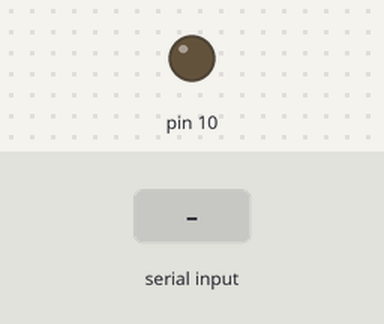
Bench run of a sketch on a simulated Arduino Uno, built with avr-gcc and run on an emulated ATmega328P. Shown: output pins drawn as LEDs (lit = HIGH). Inputs (shaded band) come from the test bench.

Above: at 1.2 s.
1.3 s: "1" received over Serial
At 2.1 s:
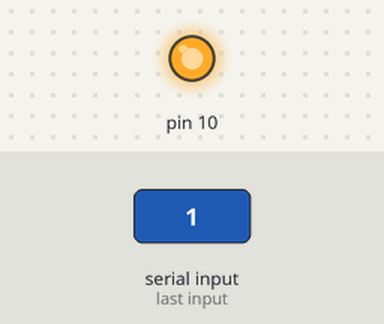
2.8 s: "0" received over Serial
At 3.2 s:
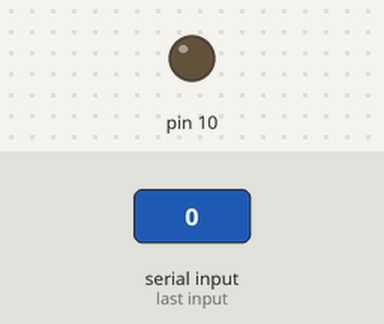
Timing chart, 0 to 5.8 s (numbered marks = the images above; inputs shaded):
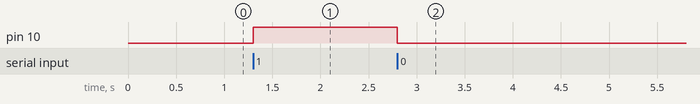

Measured:
- after the input at 1.3 s, pin 10: LOW → HIGH at once
- after the input at 2.8 s, pin 10: HIGH → LOW at once

The sketch:

tcs32005v.ino
```cpp
void setup() {
  pinMode(10, OUTPUT);
  Serial.begin(9600);

}

void loop() {
  if (Serial.available()){
    int valor = Serial.read();
    if (valor == 48) digitalWrite(10, LOW);
    if (valor == 49) digitalWrite(10, HIGH);
      if (valor == 50) {
    if (digitalRead(10)) Serial.println("10 en high");
    else Serial.println("10 en low");
    }
  }


}
```
